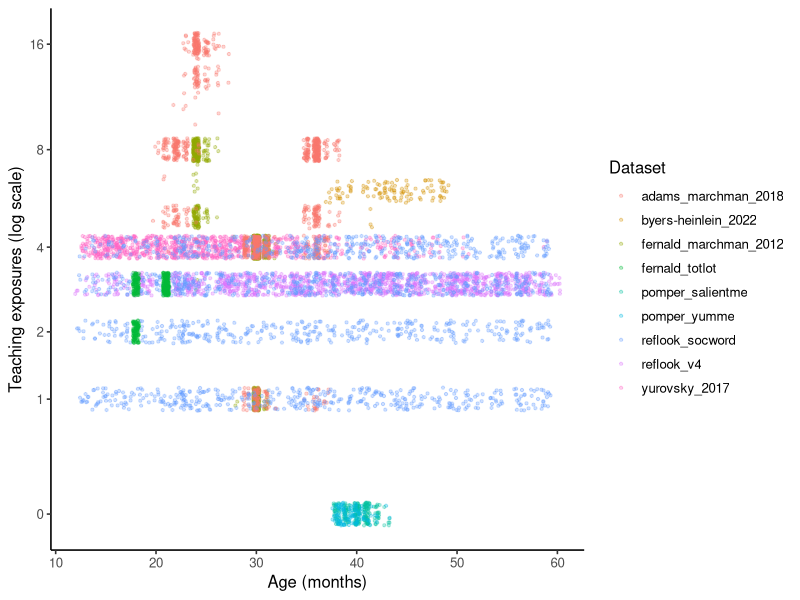
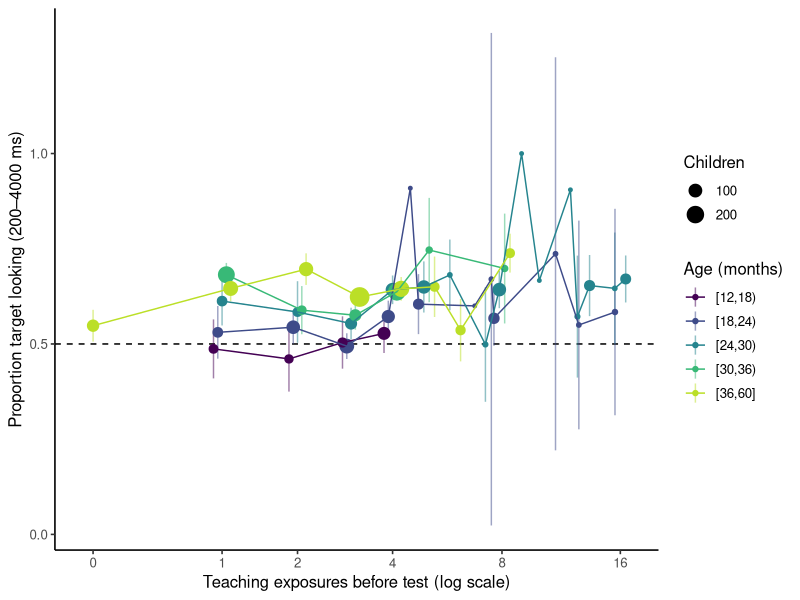
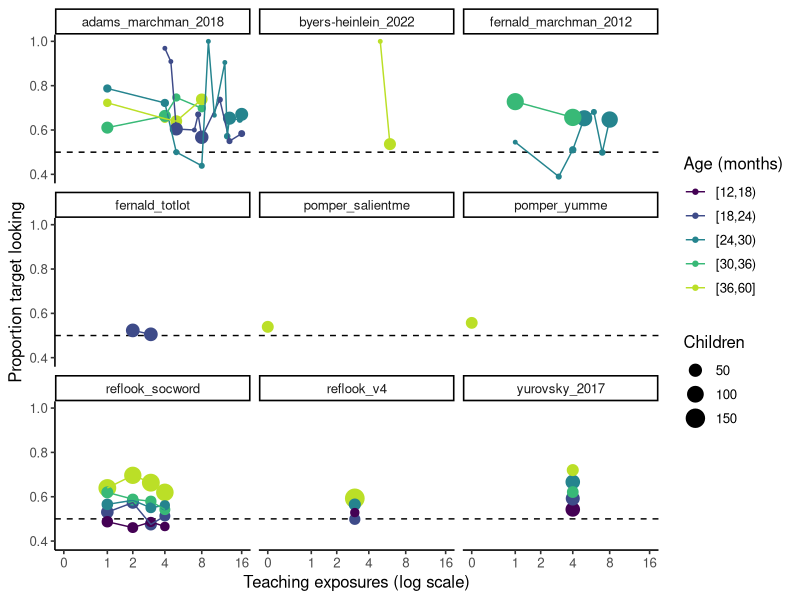
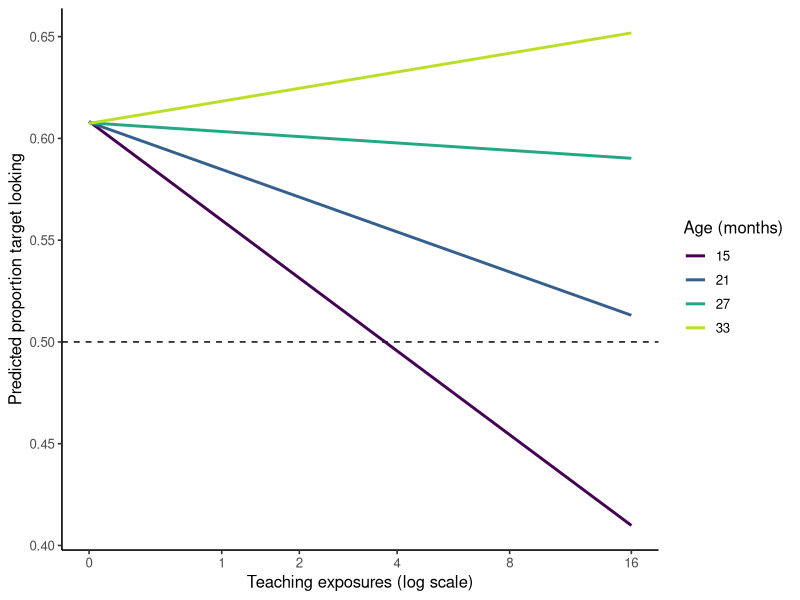

Generate these figures, in order, with R:
## ---- chunk 1
#| label: setup
library(tidyverse)
library(here)
library(lme4)
library(lmerTest)
library(broom.mixed)

theme_set(theme_classic(base_size = 12))

novel_trials <- read_csv(here("data", "derived", "novel_trials.csv"), show_col_types = FALSE)

AGE_BREAKS <- c(12, 18, 24, 30, 36, 60)
## ---- chunk 2
#| label: analysis-data
nn <- novel_trials |>
  filter(role == "test_nn", age >= 12, age <= 60) |>
  mutate(age_bin = cut(age, AGE_BREAKS, right = FALSE, include.lowest = TRUE),
         log_teaching = log(teaching + 1),
         log_age = log(age / 24))

nn |>
  filter(is.na(teaching)) |>
  count(dataset_name, name = "trials_with_uncoded_teaching")

nn <- nn |> filter(!is.na(teaching))
## ---- chunk 3
#| label: coverage
nn |>
  summarise(n_trials = n(), n_children = n_distinct(subject_id),
            n_datasets = n_distinct(dataset_name),
            .by = c(age_bin, teaching)) |>
  arrange(age_bin, teaching)
## ---- chunk 4
#| label: fig-coverage
#| fig-cap: "Number of N–N test trials by teaching exposures and age, colored by dataset."
nn |>
  ggplot(aes(x = age, y = teaching + 1, colour = dataset_name)) +
  geom_jitter(width = .3, height = .03, alpha = .3, size = .8) +
  scale_y_log10(breaks = c(1, 2, 3, 5, 9, 17, 33), labels = \(x) x - 1) +
  labs(x = "Age (months)", y = "Teaching exposures (log scale)", colour = "Dataset")
## ---- chunk 5
#| label: fig-curves
#| fig-cap: "Accuracy on N–N test trials by number of prior teaching exposures, by age bin. Points are means across children (±95% CI); point size is the number of children. The dashed line is chance."
by_child <- nn |>
  summarise(acc = mean(long_window_accuracy), .by = c(age_bin, teaching, subject_id))

curves <- by_child |>
  summarise(mean = mean(acc), n = n(),
            ci = 1.96 * sd(acc) / sqrt(n),
            .by = c(age_bin, teaching))

curves |>
  ggplot(aes(x = teaching + 1, y = mean, colour = age_bin)) +
  geom_hline(yintercept = .5, linetype = "dashed") +
  geom_linerange(aes(ymin = mean - ci, ymax = mean + ci),
                 position = position_dodge(width = .05), alpha = .5) +
  geom_point(aes(size = n), position = position_dodge(width = .05)) +
  geom_line(position = position_dodge(width = .05)) +
  scale_x_log10(breaks = c(1, 2, 3, 5, 9, 17, 33), labels = \(x) x - 1) +
  scale_colour_viridis_d(end = .9) +
  labs(x = "Teaching exposures before test (log scale)",
       y = "Proportion target looking (200–4000 ms)",
       colour = "Age (months)", size = "Children")
## ---- chunk 6
#| label: fig-curves-dataset
#| fig-cap: "The same curves by dataset."
#| fig-height: 7
nn |>
  summarise(acc = mean(long_window_accuracy), .by = c(dataset_name, age_bin, teaching, subject_id)) |>
  summarise(mean = mean(acc), n = n(), .by = c(dataset_name, age_bin, teaching)) |>
  ggplot(aes(x = teaching + 1, y = mean, colour = age_bin)) +
  geom_hline(yintercept = .5, linetype = "dashed") +
  geom_point(aes(size = n)) +
  geom_line() +
  facet_wrap(~dataset_name) +
  scale_x_log10(breaks = c(1, 2, 3, 5, 9, 17, 33), labels = \(x) x - 1) +
  scale_colour_viridis_d(end = .9) +
  labs(x = "Teaching exposures (log scale)", y = "Proportion target looking",
       colour = "Age (months)", size = "Children")
## ---- chunk 7
#| label: model
nn_model <- nn |> filter(age <= 36)

m <- lmer(long_window_accuracy ~ log_teaching * log_age +
            (1 | dataset_name) + (1 | subject_id) + (1 | target_label),
          data = nn_model)

tidy(m, effects = "fixed", conf.int = TRUE)
## ---- chunk 8
#| label: fig-model
#| fig-cap: "Model predictions (fixed effects) for accuracy by teaching exposures at representative ages, over the observed range of exposures."
pred_grid <- expand_grid(age = c(15, 21, 27, 33),
                         teaching = seq(0, max(nn_model$teaching), length.out = 50)) |>
  mutate(log_age = log(age / 24), log_teaching = log(teaching + 1))

pred_grid$pred <- predict(m, newdata = pred_grid, re.form = NA)

pred_grid |>
  ggplot(aes(x = teaching + 1, y = pred, colour = factor(age))) +
  geom_hline(yintercept = .5, linetype = "dashed") +
  geom_line(linewidth = 1) +
  scale_x_log10(breaks = c(1, 2, 3, 5, 9, 17, 33), labels = \(x) x - 1) +
  scale_colour_viridis_d(end = .9) +
  labs(x = "Teaching exposures (log scale)", y = "Predicted proportion target looking",
       colour = "Age (months)")
